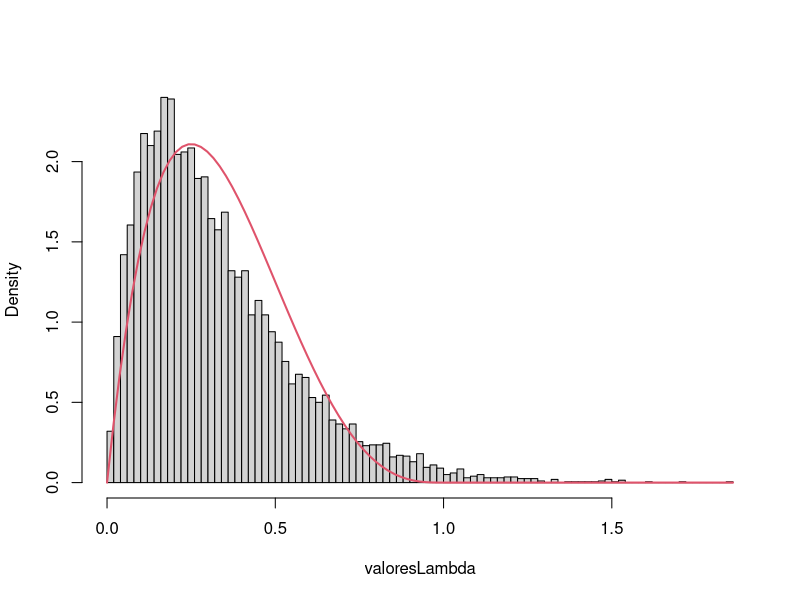
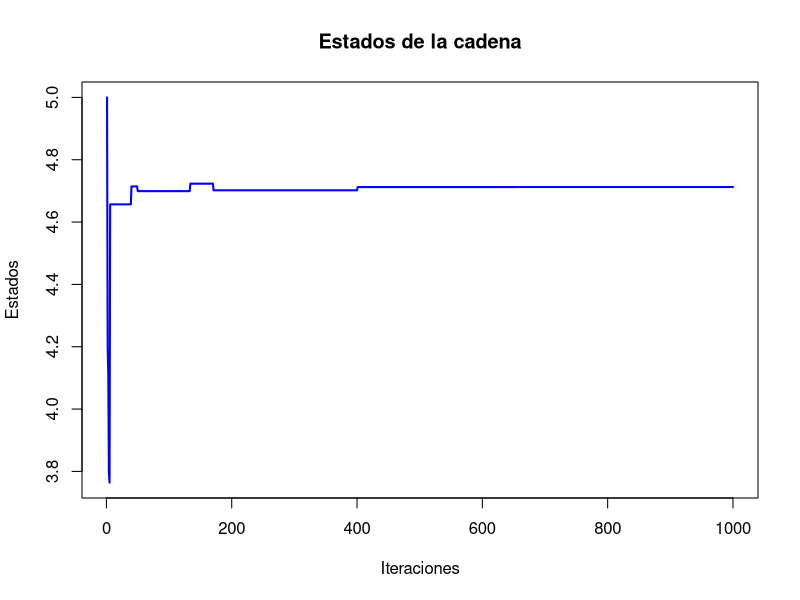
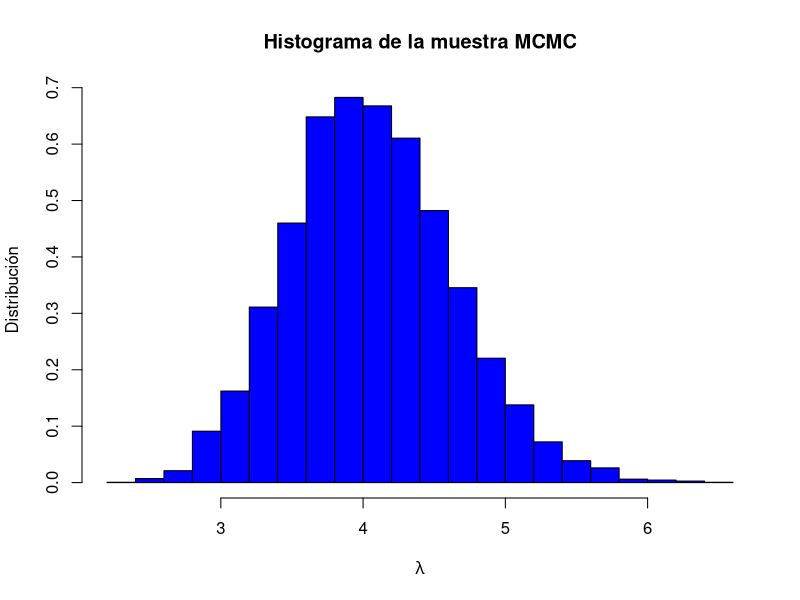
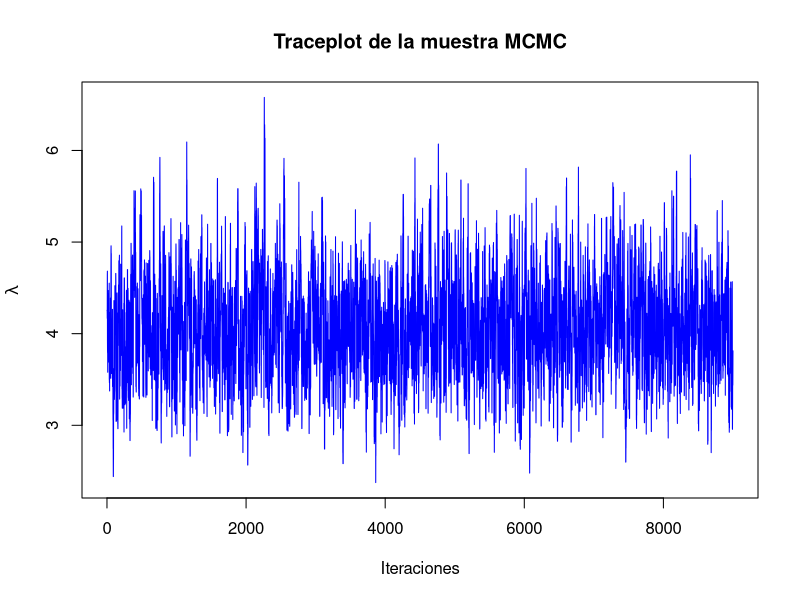
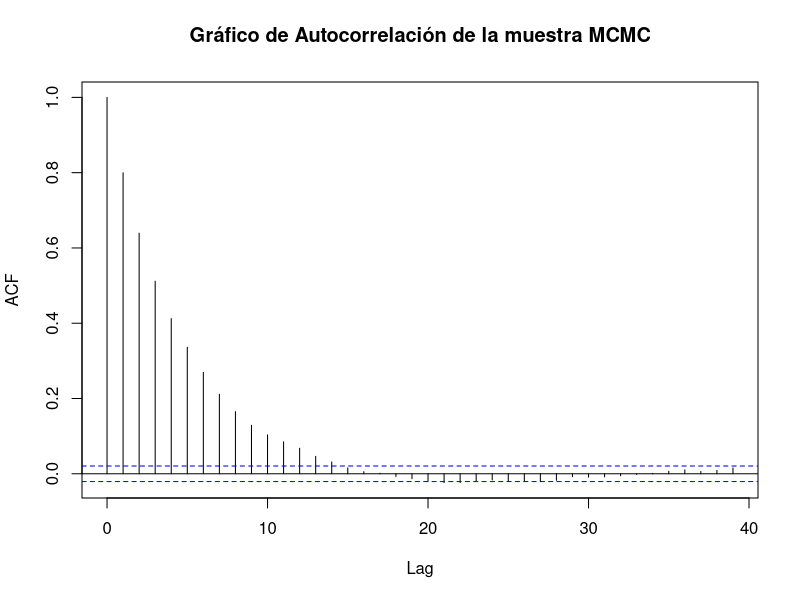
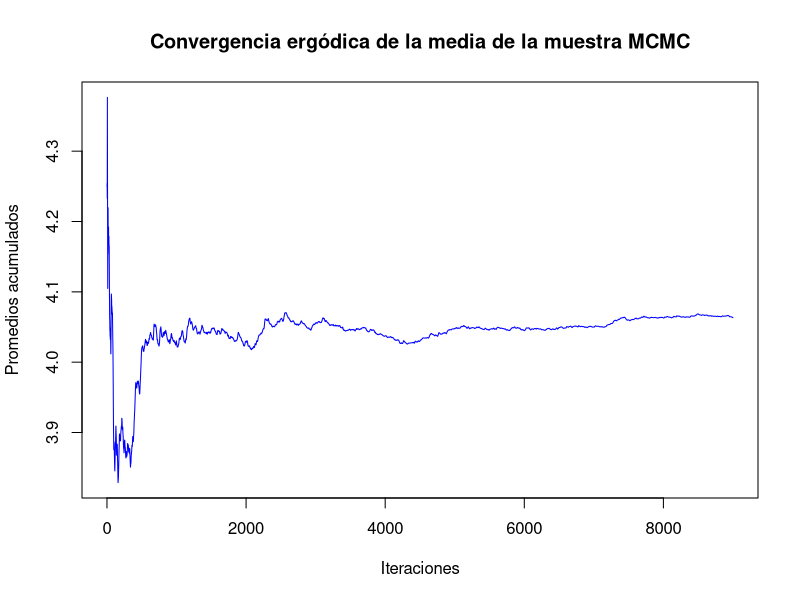

Source code (R) for these figures, in order:
## ---- chunk 1
set.seed(2024)
## ---- chunk 2
f <- function(x) {
  exp(-x^2) / (1 + x^2)
}
## ---- chunk 3
# Método de Montecarlo para aproximar la integral
montecarlo_integration <- function(N) {
  # Generamos N muestras aleatorias entre 0 y 1
  x <- runif(N, 0, 1)
  
  # Evaluamos la función en los puntos muestreados
  fx <- f(x)
  
  # Estimar la integral como el promedio de f(x)
  integral_estimate <- mean(fx)

  return(integral_estimate)
}

N <- 100000  # número de muestras

montecarlo_result <- montecarlo_integration(N)

cat("Aproximación de la integral por Montecarlo:", montecarlo_result, "\n")

## ---- chunk 4
integral_exacta <- integrate(f, 0, 1)
cat("Aproximación de la integral por Integrate:", integral_exacta$value, "\n")
cat("El error absoluto de Integrate:", integral_exacta$abs.error, "\n")
## ---- chunk 5
montecarlo_result - integral_exacta$value
## ---- chunk 6
f_L <- function(L) {
  return(exp(-L)) 
}
## ---- chunk 7
g_L <- function(L) {
  return(dnorm(L, mean = 3, sd = 2))
}
## ---- chunk 8
# Establecemos la semilla

n <- 10^4  # número de muestras
L_samples <- numeric(0)  # Inicializamos el vector de muestras

# Rechazamos valores negativos
while (length(L_samples) < n) {
  samples <- rnorm(n, mean = 3, sd = 2)  # Generamos n muestras de N(3, 2^2)
  L_samples <- c(L_samples, samples[samples > 0])  # Solo conservamos las positivas por la restricción
  L_samples <- L_samples[1:n]  # Aseguramos que solo tengamos n muestras
}

pesos <- f_L(L_samples) / g_L(L_samples)
# Filtrar valores infinitos o NA en los pesos de importancia
pesos_validos <- is.finite(pesos) & !is.na(pesos)
L_samples <- L_samples[pesos_validos]
pesos <- pesos[pesos_validos]

# Calcular la pérdida esperada
perdidas_esperadas <- mean(L_samples * pesos)

cat("La estimación del valor esperado de la pérdida usando muestreo por importancia es:", 
    perdidas_esperadas, "\n")

## ---- chunk 9
tiempos <- c(2.72, 1.93, 1.76, 0.49, 6.12, 0.43, 4.01, 1.71, 2.01, 5.96)

# Definición de las funciones de densidad
objetivo <- function(lambda, x) {
  lambda * exp(-lambda * x)
}

previa <- function(lambda) {
  dgamma(lambda, shape = 2, rate = 1)
}
## ---- chunk 10
n <- 10000
valoresLambda <- numeric(n)

for (i in 1:n) {
  repeat {
    # Generar candidato de la distribución prior
    lambda <- rgamma(1, shape = 2, rate = 1)
    
    # Generar variable uniforme
    u <- runif(1)
    
    # Verificar aceptación
    if (u < min(objetivo(lambda, tiempos) / previa(lambda))) {
      valoresLambda[i] <- lambda
      break
    }
  }
}
## ---- chunk 11
ngen <- n  
cat("Número de generaciones = ", ngen, "\n")
cat("Número medio de aceptados = ", ngen / 10^4, "\n")
cat("Proporción de rechazos = ", 1 - 10^4 / ngen, "\n")

lambda_est <- 1 / mean(tiempos)

hist(valoresLambda, breaks = "FD", freq = FALSE, main = "")
curve(dbeta(x, 2, 4), col = 2, lwd = 2, add = TRUE)
## ---- chunk 12
cred_interval <- quantile(valoresLambda, probs = c(0.005, 0.995))
cat("Intervalo de credibilidad al 99%: [", cred_interval[1], ", ", cred_interval[2], "]\n")
## ---- chunk 13
lambda_hip <- 0.5
if(lambda_hip >= cred_interval[1] && lambda_hip <= cred_interval[2]) {
  cat("No se rechaza la hipótesis lambda = 0.5, está dentro del intervalo de credibilidad.\n")
} else {
  cat("Se rechaza la hipótesis lambda = 0.5, está fuera del intervalo de credibilidad.\n")
}
## ---- chunk 14
f <- function(x) {
  return(exp(sin(10 * x) / (10 * cos(x))))
}
## ---- chunk 15
resim <- function(f, alpha = 0.5, s0 = 5, niter = 1000, mini = 0, maxi = 10) {
  s_n <- s0
  estados <- rep(0, niter)
  iter_count <- 0
  for (k in 1:niter) {
    estados[k] <- s_n
    T <- (1 - alpha)^k  # Enfriamiento
    s_new <- rnorm(1, s_n, 1)
    
    # Asegurarse de que la nueva solución esté dentro de los límites
    if (s_new < mini) { s_new <- mini }
    if (s_new > maxi) { s_new <- maxi }
    
    dif <- f(s_new) - f(s_n)
    if (dif < 0) {
      s_n <- s_new
    } else {
      random <- runif(1, 0, 1)
      if (random < exp(-dif / T)) {
        s_n <- s_new
      }
    }
    iter_count <- iter_count + 1
  }
  return(list(r = s_n, e = estados))
}
## ---- chunk 16
Resultado <- resim(f, 0.1, 5, 1000, 0, 10)
## ---- chunk 17
Resultado$r  # Minimo global
plot(Resultado$e, type = "l", col = "blue", lwd = 2, 
     ylab = "Estados", xlab = "Iteraciones", main = "Estados de la cadena")
## ---- chunk 18
# Muestra
data <- c(4, 2, 5, 6, 3, 4, 7, 5, 6, 4)
#Numero de iteraciones
n<-10000
#Periodo quemado
L<-1000
#Lambda artibtrario de inicio
lambda_inicio<-runif(1,0,10)

# Función de verosimilitud de Poisson
poisson <- function(lambda, data) {
  prod(dpois(data, lambda))
}

# Función de distribución gamma a priori
gamma_prior <- function(lambda, alpha , beta ) {
  dgamma(lambda, shape = alpha, rate = beta)
}

# Algoritmo de Metropolis-Hastings
metropolis_hastings <- function(data, N = n, lambda_inicial = lambda_inicio, alpha = 3, beta = 2) {
  
  
  Intentos_lambda <- numeric(N)
  Intentos_lambda[1] <- lambda_inicial
  lambda_actual <- lambda_inicial
  Saltos <- 0
  
  for (i in 2:N) {
    propuesta <- rnorm(1, mean = lambda_actual, sd = 0.5)  # Propuesta
    
    if (propuesta > 0) {  # Para evitar valores negativos de lambda, pues es una poisson 
      
      #Usando el factor de bayes, la propuesta/la actual
      Aceptacion <- (poisson(propuesta, data) * gamma_prior(propuesta, alpha, beta)) /
                          (poisson(lambda_actual, data) * gamma_prior(lambda_actual, alpha, beta))
      
      #Criterio de Aceptacion o Rechazo
      if (runif(1) < Aceptacion) {
        lambda_actual <- propuesta
        Saltos <- Saltos + 1
      }
    }
    Intentos_lambda[i] <- lambda_actual
  }
  return(list(Intentos_lambda = Intentos_lambda[(L+1):N], Saltos = Saltos))
}

# Ejecutar el algoritmo con n = 10000
Muestras_MCMC <- metropolis_hastings(data)$Intentos_lambda
## ---- chunk 19
hist(Muestras_MCMC, breaks = 30, prob = TRUE, main = "Histograma de la muestra MCMC",
     xlab = expression(lambda),ylab = "Distribución", col = "blue")
## ---- chunk 20
plot(Muestras_MCMC, type = "l", main = "Traceplot de la muestra MCMC",
     xlab = "Iteraciones", ylab = expression(lambda), col = "blue")
## ---- chunk 21
acf(Muestras_MCMC, main = "Gráfico de Autocorrelación de la muestra MCMC")
## ---- chunk 22
#Normalmente es la suma acumulada/(Iteracion-periodo_quemado)

mean_muestras <- cumsum(Muestras_MCMC) / seq_along(Muestras_MCMC)
plot(mean_muestras, type = "l", main = "Convergencia ergódica de la media de la muestra MCMC",
     xlab = "Iteraciones", ylab = "Promedios acumulados", col = "blue")
## ---- chunk 23
mean_lambda <- mean(Muestras_MCMC)
cat("Estimación de lambda:", mean_lambda, "\n")

cat("Tasa de aceptación \n","NumeroSaltos/TotalIteraciones:" , (metropolis_hastings(data)$Saltos)/(n-L) ,"\n")
## ---- chunk 24
